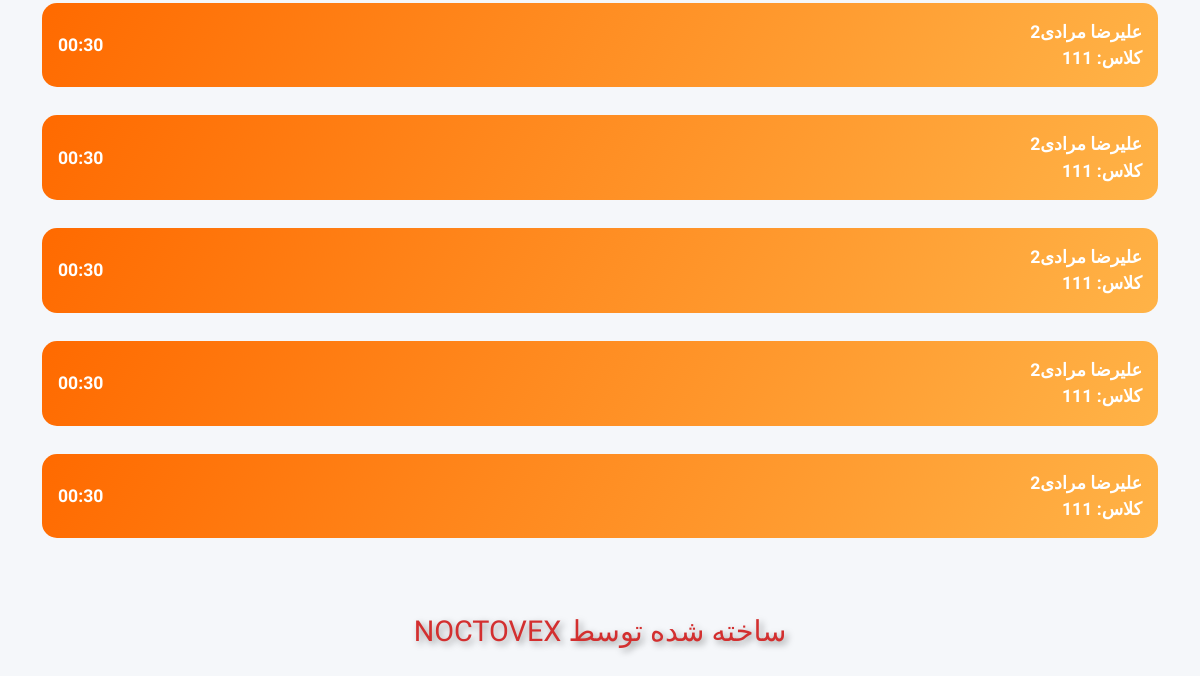
/ (signed in, lower part), run on an earlier commit of the app's database.
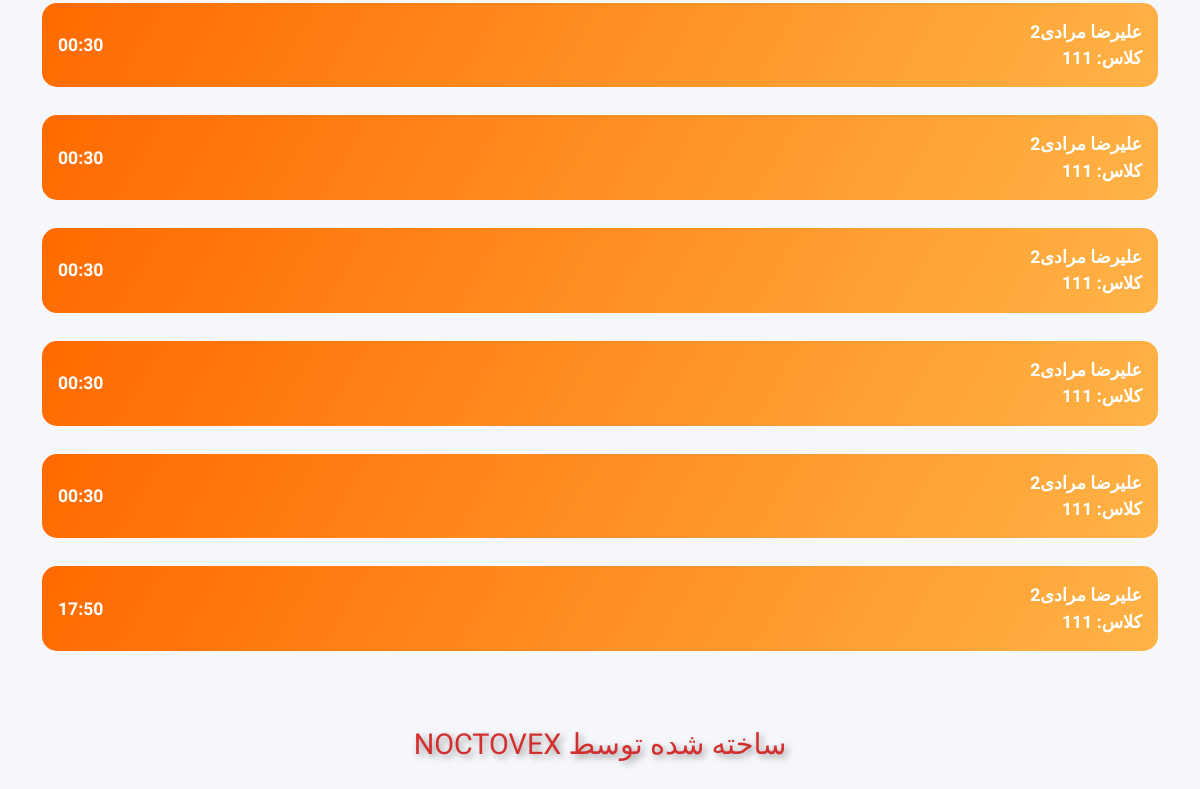
And on a later commit of the database.
### app.py (models this page shows)
class Attendance(db.Model):
    id = db.Column(db.Integer, primary_key=True)
    student_id = db.Column(db.Integer, db.ForeignKey("student.id"), nullable=False)
    date = db.Column(db.Date, nullable=False)
    time = db.Column(db.Time, nullable=False)

class Student(db.Model):
    id = db.Column(db.Integer, primary_key=True)
    firstname = db.Column(db.String(50), nullable=False)
    lastname = db.Column(db.String(50), nullable=False)
    parent_number = db.Column(db.String(20), nullable=False)
    class_id = db.Column(db.Integer, db.ForeignKey("class.id"), nullable=False)
    attendances = db.relationship("Attendance", backref="student", lazy=True, cascade="all, delete")

class Class(db.Model):
    id = db.Column(db.Integer, primary_key=True)
    name = db.Column(db.String(50), unique=True, nullable=False)
    students = db.relationship("Student", backref="class_", lazy=True, cascade="all, delete")

### app.py (the view)
@app.route("/")
@login_required
def index():
    classes = Class.query.order_by(Class.name).all()
    today = now_tehran().date()
    absents_today = Attendance.query.join(Student).join(Class).filter(Attendance.date==today).all()
    return render_template("index.html", classes=classes, absents_today=absents_today)

### app.py (called while the page is built)
def now_tehran():
    tz = pytz.timezone("Asia/Tehran")
    return datetime.now(tz)

def login_required(f):
    from functools import wraps
    @wraps(f)
    def decorated_function(*args, **kwargs):
        if not session.get('logged_in'):
            return redirect(url_for('login'))
        return f(*args, **kwargs)
    return decorated_function

### templates/index.html (shortened to what this page needs)
<!DOCTYPE html>
<html lang="fa">
<head>
<link href="https://cdn.jsdelivr.net/npm/bootstrap@5.3.2/dist/css/bootstrap.rtl.min.css" rel="stylesheet">
</head>
<body dir="rtl">
<div class="container mt-4">
    <div class="row g-3 mb-5">
        {% if absents_today %}
            {% for attendance in absents_today %}
            <div class="col-12">
                <div class="absent-item">
                    <div>
                        <strong>{{ attendance.student.firstname }} {{ attendance.student.lastname }}</strong><br>
                        کلاس: {{ attendance.student.class_.name }}
                    </div>
                    <span>{{ attendance.time.strftime('%H:%M') }}</span>
                </div>
            </div>
            {% endfor %}
        {% else %}
            <p class="text-center text-muted w-100">هنوز هیچ غایبی ثبت نشده است.</p>
        {% endif %}
    </div>
    <div class="footer-note">
        ساخته شده توسط NOCTOVEX
    </div>
</div>
</body>
</html>

### templates/index.html (style rules this page uses)
body { font-family: 'Vazirmatn', Tahoma, sans-serif; background: #f5f7fa; padding-bottom: 80px; overflow-x: hidden; }
.absent-item { display: flex; justify-content: space-between; align-items: center; padding: 1rem 1rem; font-size: 1.1rem; font-weight: 700; border-radius: 15px; margin-bottom: 12px; background: linear-gradient(120deg, #ff6a00, #ffb347); color: #fff; transition: transform 0.3s ease, box-shadow 0.3s ease; perspective: 800px; }
.footer-note { font-family: 'Creepster', cursive; color: #d32f2f; font-size: 1.8rem; text-align: center; margin-top: 60px; text-shadow: 3px 3px 7px rgba(0,0,0,0.4); animation: pulse 1.5s infinite; }

What changed in the data, as far as the page shows it:
added Attendance: student.firstname "علیرضا", student.lastname "مرادی2", student.class_.name "111", time "17:50"
